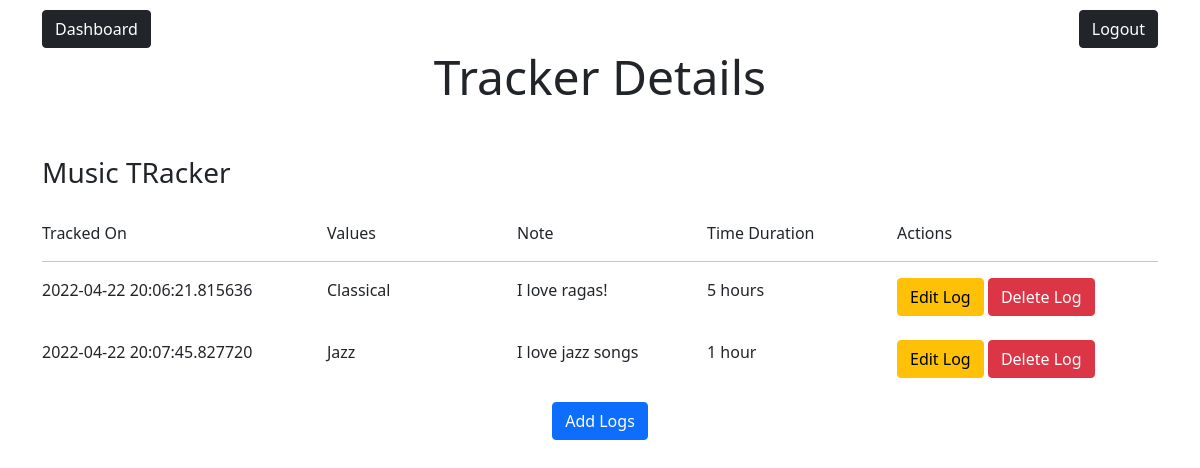
The page /details/15/11 on the database its author committed.
### models.py (models this page shows)
class TRACKER(db.Model):
    __tablename__="tracker"
    id = db.Column(db.Integer,autoincrement=True,primary_key=True)
    tracker_name = db.Column(db.String,nullable=False)
    tracker_description = db.Column(db.String)
    tracker_type = db.Column(db.String)
    settings = db.Column(db.String)

class TRACKER_LOGS(db.Model):
    __tablename__="tracker_logs"
    tracker_log_id = db.Column(db.Integer,autoincrement=True,primary_key=True)
    values = db.Column(db.String,nullable=False)
    time_duration = db.Column(db.String)
    timestamp = db.Column(db.String)
    note = db.Column(db.String)

### app.py (the view)
@app.route("/details/<trackerid>/<userid>",methods=["GET","POST"])
def details_tracker(trackerid,userid):
    tracker_logs_list=[]
    values=[]
    timestamps=[]
    user = USER.query.filter_by(user_id=userid).first()
    tracker = TRACKER.query.filter_by(id=trackerid).first()
    intermediate_logs = INTERMEDIATE_TRACKER.query.filter_by(tracker_id=trackerid).all()
    for i in intermediate_logs:
        tracker_logs = TRACKER_LOGS.query.filter_by(tracker_log_id=i.tracker_log_id).first()
        tracker_logs_list.append(tracker_logs)
    for j in tracker_logs_list:
        values.append(j.values)
        timestamps.append(j.timestamp)
    bar = plt.figure()
    plt.bar(timestamps,values,color = 'orange',width = 0.25)
    plt.ylabel('Values')
    plt.xlabel('Timestamp')
    bar.savefig('static/bargraph.png')
    plot = plt.figure()
    plt.plot(timestamps,values)
    plt.ylabel('Values')
    plt.xlabel('Timestamp')
    plot.savefig('static/plot.png')
    return render_template("tracker_details.html",tracker=tracker,tracker_logs_list=tracker_logs_list,user=user)

### templates/tracker_details.html (shortened to what this page needs)
<!DOCTYPE html>
<html lang="en">
<head>
    <link href="https://cdn.jsdelivr.net/npm/bootstrap@5.1.3/dist/css/bootstrap.min.css" rel="stylesheet">
    <link rel="stylesheet" href="/static/tracker_details.css">
</head>
<body>
    <div class="container">
        <div class="row">
            <div class="col-sm-6" id="dashboard">
                <a href="/dashboard/{{user.user_id}}" class="btn btn-dark float-right" role="button">Dashboard</a>
            </div>
            <div class="col-sm-6" id="logout">
                <a href="/logout/{{user.user_id}}" class="btn btn-dark float-right" role="button">Logout</a>
            </div>
        </div>
        <h2>Tracker Details</h2>
        <h3>{{tracker.tracker_name}}</h3>
        {% if tracker_logs_list %}
        {% if tracker.tracker_type=="timeduration" %}
        <br>
        {% elif tracker.tracker_type=="mcq" %}
        <br>
        {% endif %}
        <div class="row">
            <div class="col-lg-3 headings">Tracked On</div>
            <div class="col-lg-2 headings">Values</div>
            <div class="col-lg-2 headings">Note</div>
            <div class="col-lg-2 headings">Time Duration</div>
            <div class="col-lg-3 headings">Actions</div>
        </div>
        <hr>
        {% for i in tracker_logs_list %}
        <div class="row">
            <div class="col-lg-3 content">{{i.timestamp}}</div>
            <div class="col-lg-2 content">{{i.values}}</div>
            <div class="col-lg-2 content">{{i.note}}</div>
            <div class="col-lg-2 content">{{i.time_duration}}</div>
            <div class="col-lg-3 content">
                <a href="/editlog/{{i.tracker_log_id}}" class="btn btn-warning" role="button">Edit Log</a>
                <a href="/deletelog/{{i.tracker_log_id}}" class="btn btn-danger" role="button">Delete Log</a>
            </div>
        </div>
        <br>
        {% endfor %}
        {% endif %}
        <div class="row">
            <div class="col-lg-12">
                <a href="/log/{{tracker.id}}" class="btn btn-primary" role="button">Add Logs</a>
            </div>
        </div>
    </div>
</body>
</html>

### static/tracker_details.css (style rules this page uses)
h2 { text-align: center; margin-bottom: 50px; font-size: 300%; }
.col-lg-12 { text-align: center; }
#dashboard { margin-top: 10px; }
#logout { text-align: right; margin-top: 10px; }
body { padding-bottom: 50px; }

### rows shown on the page
TRACKER: tracker_name "Music TRacker"
TRACKER_LOGS: timestamp "2022-04-22 20:06:21.815636", values "Classical", note "I love ragas!", time_duration "5 hours"
TRACKER_LOGS: timestamp "2022-04-22 20:07:45.827720", values "Jazz", note "I love jazz songs", time_duration "1 hour"
